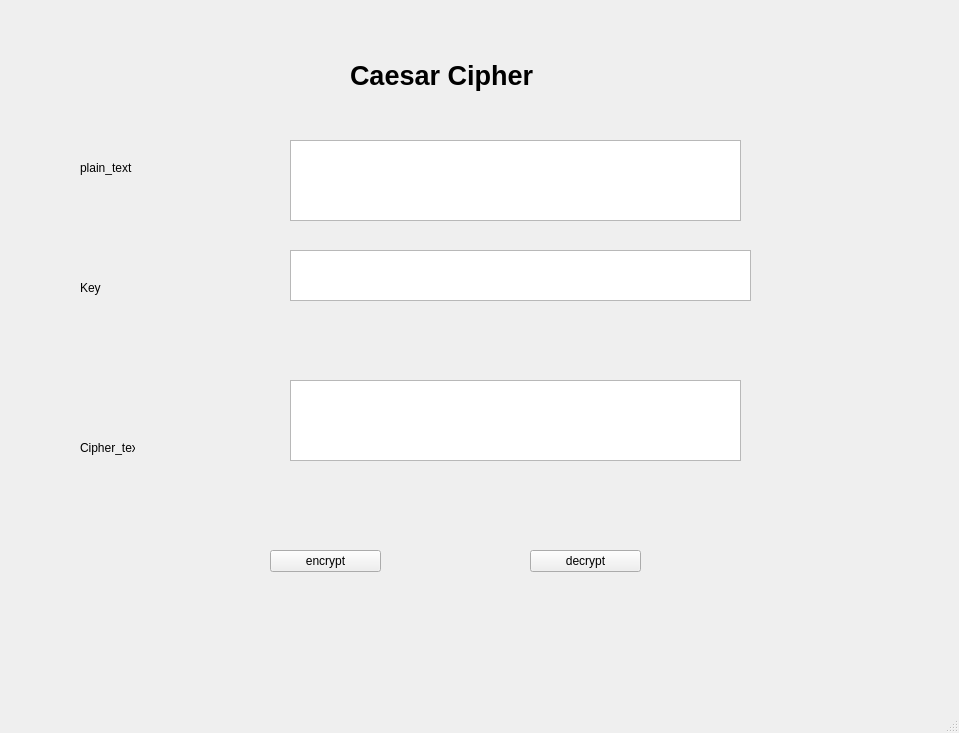
<?xml version="1.0" encoding="UTF-8"?>
<ui version="4.0">
 <class>MainWindow</class>
 <widget class="QMainWindow" name="MainWindow">
  <property name="geometry">
   <rect>
    <x>0</x>
    <y>0</y>
    <width>959</width>
    <height>733</height>
   </rect>
  </property>
  <property name="windowTitle">
   <string>MainWindow</string>
  </property>
  <widget class="QWidget" name="centralwidget">
   <widget class="QLabel" name="label">
    <property name="geometry">
     <rect>
      <x>350</x>
      <y>50</y>
      <width>291</width>
      <height>51</height>
     </rect>
    </property>
    <property name="font">
     <font>
      <pointsize>20</pointsize>
      <weight>75</weight>
      <bold>true</bold>
     </font>
    </property>
    <property name="text">
     <string>Caesar Cipher</string>
    </property>
   </widget>
   <widget class="QLabel" name="label_2">
    <property name="geometry">
     <rect>
      <x>80</x>
      <y>160</y>
      <width>55</width>
      <height>16</height>
     </rect>
    </property>
    <property name="text">
     <string>plain_text</string>
    </property>
   </widget>
   <widget class="QLabel" name="label_3">
    <property name="geometry">
     <rect>
      <x>80</x>
      <y>280</y>
      <width>55</width>
      <height>16</height>
     </rect>
    </property>
    <property name="text">
     <string>Key</string>
    </property>
   </widget>
   <widget class="QLabel" name="label_4">
    <property name="geometry">
     <rect>
      <x>80</x>
      <y>440</y>
      <width>55</width>
      <height>16</height>
     </rect>
    </property>
    <property name="text">
     <string>Cipher_text</string>
    </property>
   </widget>
   <widget class="QTextEdit" name="txt_plain_text">
    <property name="geometry">
     <rect>
      <x>290</x>
      <y>140</y>
      <width>451</width>
      <height>81</height>
     </rect>
    </property>
   </widget>
   <widget class="QTextEdit" name="txt_key">
    <property name="geometry">
     <rect>
      <x>290</x>
      <y>250</y>
      <width>461</width>
      <height>51</height>
     </rect>
    </property>
   </widget>
   <widget class="QTextEdit" name="txt_cipher_text">
    <property name="geometry">
     <rect>
      <x>290</x>
      <y>380</y>
      <width>451</width>
      <height>81</height>
     </rect>
    </property>
   </widget>
   <widget class="QToolButton" name="btn_encrypt">
    <property name="geometry">
     <rect>
      <x>270</x>
      <y>550</y>
      <width>111</width>
      <height>22</height>
     </rect>
    </property>
    <property name="text">
     <string>encrypt</string>
    </property>
   </widget>
   <widget class="QToolButton" name="btn_decrypt">
    <property name="geometry">
     <rect>
      <x>530</x>
      <y>550</y>
      <width>111</width>
      <height>22</height>
     </rect>
    </property>
    <property name="text">
     <string>decrypt</string>
    </property>
   </widget>
  </widget>
  <widget class="QMenuBar" name="menubar">
   <property name="geometry">
    <rect>
     <x>0</x>
     <y>0</y>
     <width>959</width>
     <height>26</height>
    </rect>
   </property>
  </widget>
  <widget class="QStatusBar" name="statusbar"/>
 </widget>
 <resources/>
 <connections/>
</ui>
